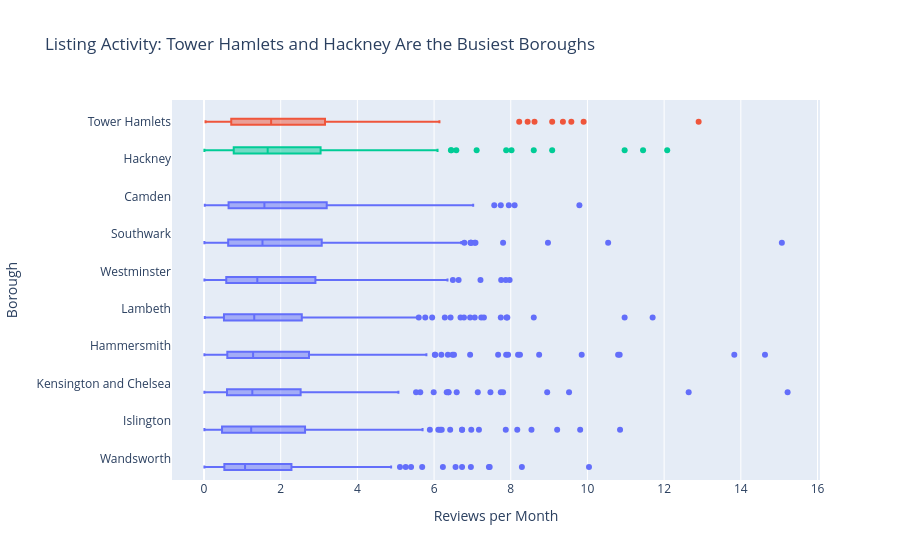

Notebook source saved alongside this figure:
### Markdown cell above
## Task 2 — Box plot: listing activity by borough

**What to build:** A **horizontal box plot** comparing listing activity (reviews per month) across London boroughs — reviews per month is a proxy for how frequently a listing is booked.

**Requirements:**
- Horizontal orientation (borough names are long)
- Sorted by median reviews per month (most active at top)
- Highlight the **two most active** boroughs in a different colour
- Outliers shown as individual points
- Insight title naming the two busiest boroughs

> 💡 Some listings have zero reviews — these are new or inactive listings. Filter them out with before plotting

### Code cell
# Task 2
# YOUR CODE HERE


import plotly.express as px
active = df[df['reviews_per_month'] > 0].copy()

medians = active.groupby('neighbourhood')['reviews_per_month'].median()

borough_order = medians.sort_values().index.tolist()

top_two = medians.nlargest(2).index.tolist()

active['group'] = active['neighbourhood'].apply(
    lambda x: x if x in top_two else 'Other boroughs'
)

fig = px.box(
    active,
    x='reviews_per_month',
    y='neighbourhood',
    color='group',
    category_orders={'neighbourhood': borough_order[::-1]},
    points='outliers',
    orientation='h',
    title=f'Listing Activity: {top_two[0]} and {top_two[1]} Are the Busiest Boroughs'
)

fig.update_layout(
    xaxis_title='Reviews per Month',
    yaxis_title='Borough',
    showlegend=False
)
active['group'] = active['neighbourhood'].apply(
    lambda x: x if x in top_two else 'Other boroughs'
)

fig.show()

### Figure 1 — Plotly figure (JSON) as saved in the notebook; plotly's stock layout.template omitted (floating-point values rounded to 4 significant figures; data arrays with more than 128 entries replaced by an {"elided": "..."} marker saying what was removed)
{"data": [{"alignmentgroup": "True", "boxpoints": "outliers", "hovertemplate": "group=Other boroughs<br>reviews_per_month=%{x}<br>neighbourhood=%{y}<extra></extra>", "legendgroup": "Other boroughs", "marker": {"color": "#636efa"}, "name": "Other boroughs", "notched": false, "offsetgroup": "Other boroughs", "orientation": "h", "showlegend": true, "type": "box", "x": {"elided": "1984 float values"}, "x0": " ", "xaxis": "x", "y": {"elided": "1984 str values"}, "y0": " ", "yaxis": "y"}, {"alignmentgroup": "True", "boxpoints": "outliers", "hovertemplate": "group=Tower Hamlets<br>reviews_per_month=%{x}<br>neighbourhood=%{y}<extra></extra>", "legendgroup": "Tower Hamlets", "marker": {"color": "#EF553B"}, "name": "Tower Hamlets", "notched": false, "offsetgroup": "Tower Hamlets", "orientation": "h", "showlegend": true, "type": "box", "x": {"elided": "259 float values"}, "x0": " ", "xaxis": "x", "y": {"elided": "259 str values"}, "y0": " ", "yaxis": "y"}, {"alignmentgroup": "True", "boxpoints": "outliers", "hovertemplate": "group=Hackney<br>reviews_per_month=%{x}<br>neighbourhood=%{y}<extra></extra>", "legendgroup": "Hackney", "marker": {"color": "#00cc96"}, "name": "Hackney", "notched": false, "offsetgroup": "Hackney", "orientation": "h", "showlegend": true, "type": "box", "x": {"elided": "252 float values"}, "x0": " ", "xaxis": "x", "y": {"elided": "252 str values"}, "y0": " ", "yaxis": "y"}], "layout": {"boxmode": "group", "legend": {"title": {"text": "group"}, "tracegroupgap": 0}, "showlegend": false, "title": {"text": "Listing Activity: Tower Hamlets and Hackney Are the Busiest Boroughs"}, "xaxis": {"anchor": "y", "domain": [0, 1], "title": {"text": "Reviews per Month"}}, "yaxis": {"anchor": "x", "categoryarray": ["Wandsworth", "Islington", "Kensington and Chelsea", "Hammersmith", "Lambeth", "Westminster", "Southwark", "Camden", "Hackney", "Tower Hamlets"], "categoryorder": "array", "domain": [0, 1], "title": {"text": "Borough"}}}}
